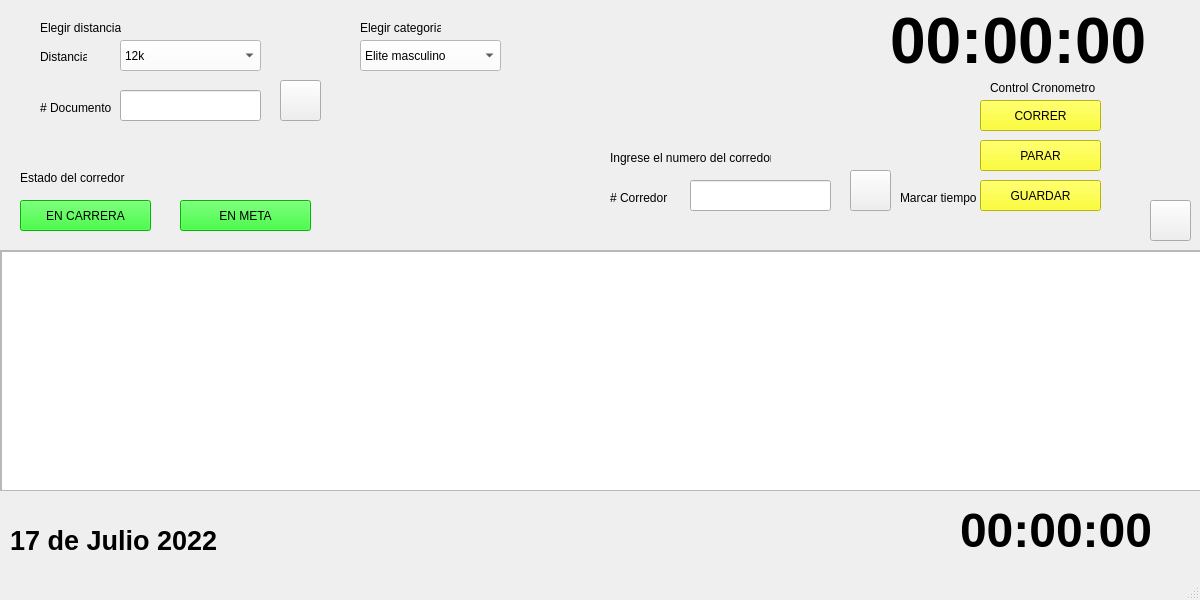
<?xml version="1.0" encoding="UTF-8"?>
<ui version="4.0">
 <class>MainWindow</class>
 <widget class="QMainWindow" name="MainWindow">
  <property name="geometry">
   <rect>
    <x>0</x>
    <y>0</y>
    <width>1200</width>
    <height>600</height>
   </rect>
  </property>
  <property name="windowTitle">
   <string>MainWindow</string>
  </property>
  <widget class="QWidget" name="centralwidget">
   <widget class="QComboBox" name="combo_dis">
    <property name="geometry">
     <rect>
      <x>120</x>
      <y>40</y>
      <width>141</width>
      <height>31</height>
     </rect>
    </property>
    <property name="styleSheet">
     <string notr="true">background-color: rgb(255, 255, 255);
font: 75 11pt &quot;MS Shell Dlg 2&quot;;</string>
    </property>
    <item>
     <property name="text">
      <string>12k</string>
     </property>
    </item>
    <item>
     <property name="text">
      <string>27k</string>
     </property>
    </item>
   </widget>
   <widget class="QLabel" name="label">
    <property name="geometry">
     <rect>
      <x>40</x>
      <y>50</y>
      <width>47</width>
      <height>13</height>
     </rect>
    </property>
    <property name="text">
     <string>Distancia</string>
    </property>
   </widget>
   <widget class="QLabel" name="label_2">
    <property name="geometry">
     <rect>
      <x>40</x>
      <y>20</y>
      <width>81</width>
      <height>16</height>
     </rect>
    </property>
    <property name="text">
     <string>Elegir distancia</string>
    </property>
   </widget>
   <widget class="QLabel" name="label_3">
    <property name="geometry">
     <rect>
      <x>990</x>
      <y>80</y>
      <width>111</width>
      <height>16</height>
     </rect>
    </property>
    <property name="text">
     <string>Control Cronometro</string>
    </property>
   </widget>
   <widget class="QPushButton" name="button_correr">
    <property name="geometry">
     <rect>
      <x>980</x>
      <y>100</y>
      <width>121</width>
      <height>31</height>
     </rect>
    </property>
    <property name="styleSheet">
     <string notr="true">background-color: rgb(255, 255, 0);
font: 75 10pt &quot;MS Shell Dlg 2&quot;;
font: 75 11pt &quot;MS Shell Dlg 2&quot;;</string>
    </property>
    <property name="text">
     <string>CORRER</string>
    </property>
   </widget>
   <widget class="QPushButton" name="button_parar">
    <property name="geometry">
     <rect>
      <x>980</x>
      <y>140</y>
      <width>121</width>
      <height>31</height>
     </rect>
    </property>
    <property name="styleSheet">
     <string notr="true">background-color: rgb(255, 255, 0);
font: 75 10pt &quot;MS Shell Dlg 2&quot;;
font: 75 11pt &quot;MS Shell Dlg 2&quot;;</string>
    </property>
    <property name="text">
     <string>PARAR</string>
    </property>
   </widget>
   <widget class="QPushButton" name="button_carrera">
    <property name="geometry">
     <rect>
      <x>20</x>
      <y>200</y>
      <width>131</width>
      <height>31</height>
     </rect>
    </property>
    <property name="toolTip">
     <string>&lt;html&gt;&lt;head/&gt;&lt;body&gt;&lt;p&gt;Carrera&lt;/p&gt;&lt;/body&gt;&lt;/html&gt;</string>
    </property>
    <property name="styleSheet">
     <string notr="true">background-color: rgb(255, 255, 0);
font: 75 10pt &quot;MS Shell Dlg 2&quot;;
font: 75 11pt &quot;MS Shell Dlg 2&quot;;
background-color: rgb(0, 255, 0);</string>
    </property>
    <property name="text">
     <string>EN CARRERA</string>
    </property>
   </widget>
   <widget class="QPushButton" name="button_meta">
    <property name="geometry">
     <rect>
      <x>180</x>
      <y>200</y>
      <width>131</width>
      <height>31</height>
     </rect>
    </property>
    <property name="toolTip">
     <string>&lt;html&gt;&lt;head/&gt;&lt;body&gt;&lt;p&gt;Meta&lt;/p&gt;&lt;/body&gt;&lt;/html&gt;</string>
    </property>
    <property name="styleSheet">
     <string notr="true">background-color: rgb(255, 255, 0);
font: 75 10pt &quot;MS Shell Dlg 2&quot;;
font: 75 11pt &quot;MS Shell Dlg 2&quot;;
background-color: rgb(0, 255, 0);</string>
    </property>
    <property name="text">
     <string>EN META</string>
    </property>
   </widget>
   <widget class="QScrollArea" name="scrollArea">
    <property name="geometry">
     <rect>
      <x>0</x>
      <y>250</y>
      <width>1201</width>
      <height>241</height>
     </rect>
    </property>
    <property name="widgetResizable">
     <bool>true</bool>
    </property>
    <widget class="QWidget" name="scrollAreaWidgetContents">
     <property name="geometry">
      <rect>
       <x>0</x>
       <y>0</y>
       <width>1199</width>
       <height>239</height>
      </rect>
     </property>
     <widget class="QTableView" name="table_corredores">
      <property name="geometry">
       <rect>
        <x>0</x>
        <y>0</y>
        <width>1201</width>
        <height>241</height>
       </rect>
      </property>
     </widget>
    </widget>
   </widget>
   <widget class="QLabel" name="label_5">
    <property name="geometry">
     <rect>
      <x>610</x>
      <y>150</y>
      <width>161</width>
      <height>16</height>
     </rect>
    </property>
    <property name="text">
     <string>Ingrese el numero del corredor</string>
    </property>
   </widget>
   <widget class="QLabel" name="label_6">
    <property name="geometry">
     <rect>
      <x>610</x>
      <y>190</y>
      <width>61</width>
      <height>16</height>
     </rect>
    </property>
    <property name="text">
     <string># Corredor</string>
    </property>
   </widget>
   <widget class="QLineEdit" name="edit_corredor">
    <property name="geometry">
     <rect>
      <x>690</x>
      <y>180</y>
      <width>141</width>
      <height>31</height>
     </rect>
    </property>
    <property name="styleSheet">
     <string notr="true">font: 75 11pt &quot;MS Shell Dlg 2&quot;;</string>
    </property>
   </widget>
   <widget class="QPushButton" name="button_buscar">
    <property name="geometry">
     <rect>
      <x>850</x>
      <y>170</y>
      <width>41</width>
      <height>41</height>
     </rect>
    </property>
    <property name="text">
     <string/>
    </property>
    <property name="icon">
     <iconset>
      <normaloff>images/buscar.svg</normaloff>images/buscar.svg</iconset>
    </property>
    <property name="iconSize">
     <size>
      <width>38</width>
      <height>38</height>
     </size>
    </property>
   </widget>
   <widget class="QPushButton" name="button_guardar">
    <property name="geometry">
     <rect>
      <x>980</x>
      <y>180</y>
      <width>121</width>
      <height>31</height>
     </rect>
    </property>
    <property name="styleSheet">
     <string notr="true">background-color: rgb(255, 255, 0);
font: 75 10pt &quot;MS Shell Dlg 2&quot;;
font: 75 11pt &quot;MS Shell Dlg 2&quot;;</string>
    </property>
    <property name="text">
     <string>GUARDAR</string>
    </property>
   </widget>
   <widget class="QLabel" name="label_7">
    <property name="geometry">
     <rect>
      <x>900</x>
      <y>190</y>
      <width>81</width>
      <height>16</height>
     </rect>
    </property>
    <property name="text">
     <string>Marcar tiempo</string>
    </property>
   </widget>
   <widget class="QLabel" name="label_8">
    <property name="geometry">
     <rect>
      <x>20</x>
      <y>170</y>
      <width>121</width>
      <height>16</height>
     </rect>
    </property>
    <property name="text">
     <string>Estado del corredor</string>
    </property>
   </widget>
   <widget class="QPushButton" name="button_enviar">
    <property name="geometry">
     <rect>
      <x>1150</x>
      <y>200</y>
      <width>41</width>
      <height>41</height>
     </rect>
    </property>
    <property name="toolTip">
     <string>&lt;html&gt;&lt;head/&gt;&lt;body&gt;&lt;p&gt;&lt;span style=&quot; font-size:6pt;&quot;&gt;Enviar tiempos&lt;/span&gt;&lt;/p&gt;&lt;/body&gt;&lt;/html&gt;</string>
    </property>
    <property name="text">
     <string/>
    </property>
    <property name="icon">
     <iconset>
      <normaloff>images/enviar.svg</normaloff>images/enviar.svg</iconset>
    </property>
    <property name="iconSize">
     <size>
      <width>38</width>
      <height>38</height>
     </size>
    </property>
   </widget>
   <widget class="QLabel" name="label_4">
    <property name="geometry">
     <rect>
      <x>890</x>
      <y>10</y>
      <width>311</width>
      <height>61</height>
     </rect>
    </property>
    <property name="font">
     <font>
      <pointsize>48</pointsize>
      <weight>75</weight>
      <bold>true</bold>
     </font>
    </property>
    <property name="text">
     <string>00:00:00</string>
    </property>
   </widget>
   <widget class="QLineEdit" name="lineEdit">
    <property name="geometry">
     <rect>
      <x>120</x>
      <y>90</y>
      <width>141</width>
      <height>31</height>
     </rect>
    </property>
   </widget>
   <widget class="QLabel" name="label_9">
    <property name="geometry">
     <rect>
      <x>40</x>
      <y>100</y>
      <width>121</width>
      <height>16</height>
     </rect>
    </property>
    <property name="text">
     <string># Documento</string>
    </property>
   </widget>
   <widget class="QPushButton" name="button_buscar_3">
    <property name="geometry">
     <rect>
      <x>280</x>
      <y>80</y>
      <width>41</width>
      <height>41</height>
     </rect>
    </property>
    <property name="text">
     <string/>
    </property>
    <property name="icon">
     <iconset>
      <normaloff>images/buscar.svg</normaloff>images/buscar.svg</iconset>
    </property>
    <property name="iconSize">
     <size>
      <width>38</width>
      <height>38</height>
     </size>
    </property>
   </widget>
   <widget class="QLabel" name="label_10">
    <property name="geometry">
     <rect>
      <x>360</x>
      <y>20</y>
      <width>81</width>
      <height>16</height>
     </rect>
    </property>
    <property name="text">
     <string>Elegir categoria</string>
    </property>
   </widget>
   <widget class="QComboBox" name="combo_dis_2">
    <property name="geometry">
     <rect>
      <x>360</x>
      <y>40</y>
      <width>141</width>
      <height>31</height>
     </rect>
    </property>
    <property name="styleSheet">
     <string notr="true">background-color: rgb(255, 255, 255);
font: 75 11pt &quot;MS Shell Dlg 2&quot;;</string>
    </property>
    <item>
     <property name="text">
      <string>Elite masculino</string>
     </property>
    </item>
    <item>
     <property name="text">
      <string>Elite femenino</string>
     </property>
    </item>
    <item>
     <property name="text">
      <string>Master maculino</string>
     </property>
    </item>
    <item>
     <property name="text">
      <string>Master femenino</string>
     </property>
    </item>
   </widget>
   <widget class="QLabel" name="label_11">
    <property name="geometry">
     <rect>
      <x>960</x>
      <y>500</y>
      <width>311</width>
      <height>61</height>
     </rect>
    </property>
    <property name="font">
     <font>
      <pointsize>36</pointsize>
      <weight>75</weight>
      <bold>true</bold>
     </font>
    </property>
    <property name="text">
     <string>00:00:00</string>
    </property>
   </widget>
   <widget class="QLabel" name="label_12">
    <property name="geometry">
     <rect>
      <x>10</x>
      <y>510</y>
      <width>311</width>
      <height>61</height>
     </rect>
    </property>
    <property name="font">
     <font>
      <pointsize>20</pointsize>
      <weight>75</weight>
      <bold>true</bold>
     </font>
    </property>
    <property name="text">
     <string>17 de Julio 2022</string>
    </property>
   </widget>
  </widget>
  <widget class="QMenuBar" name="menubar">
   <property name="geometry">
    <rect>
     <x>0</x>
     <y>0</y>
     <width>1200</width>
     <height>21</height>
    </rect>
   </property>
  </widget>
  <widget class="QStatusBar" name="statusbar"/>
 </widget>
 <resources/>
 <connections/>
</ui>
